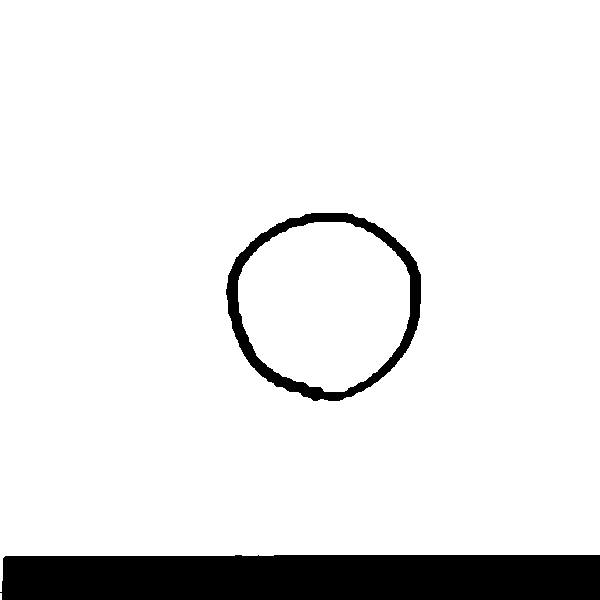
#> input picture proj/thresh1.png, 600 x 600 px; the run also reads 4 pictures not shown here
$ python detectx.py
#> lines starting #> are read from the running program, lines starting #| are printed output that depends on the picture; after the words box and inside, x2 and y2 are one past the last pixel; in counts of white or black regions, pixels touching at a corner belong together; long printed decimals are rounded
import cv2
import numpy as np
import math

grid = [
    [0, 0, 0],
    [0, 0, 0],
    [0, 0, 0]]


def detectx():
    global grid
    #*********** cell one ***********
    img1 = cv2.imread("thresh1.png")
#> img1 is the input picture: shape (600, 600, 3); 91% white; 2 black regions, box (x1, y1, x2, y2) and area: (0, 555, 600, 600) 26620, (226, 213, 421, 401) 5646
    img1 = cv2.resize(img1, (600, 600))
    # Taking a matrix of size 5 as the kernel #geeksforgeeks
    kernel = np.ones((1, 1), np.uint8)
    img_dilation = cv2.dilate(img1, kernel, iterations=1)

    gray = cv2.cvtColor(img_dilation, cv2.COLOR_BGR2GRAY)
    edges = cv2.Canny(gray, 75, 150)
#> edges: shape (600, 600); 0.51% white in thin lines or dots, all inside (x1, y1, x2, y2) = (0, 212, 600, 600)
    lines = cv2.HoughLinesP(edges, 1, np.pi / 180, 100, minLineLength=100, maxLineGap=100)
#> lines = [[236, 554, 599, 554], [6, 555, 274, 555]]
    slopes = []
    findx = False
    print("cell 1")
    for line in lines:
        x1, y1, x2, y2 = line[0]
        cv2.line(img1, (x1, y1), (x2, y2), (0, 0, 128), 1)
        if (x2 - x1) > 0:
            slope = (y2 - y1) / (x2 - x1)
            slopes.append(slope)
#> this loop made 2 passes
#> (x1, y1, x2, y2, slope) on passes 1 to 2: (236, 554, 599, 554, 0), (6, 555, 274, 555, 0)
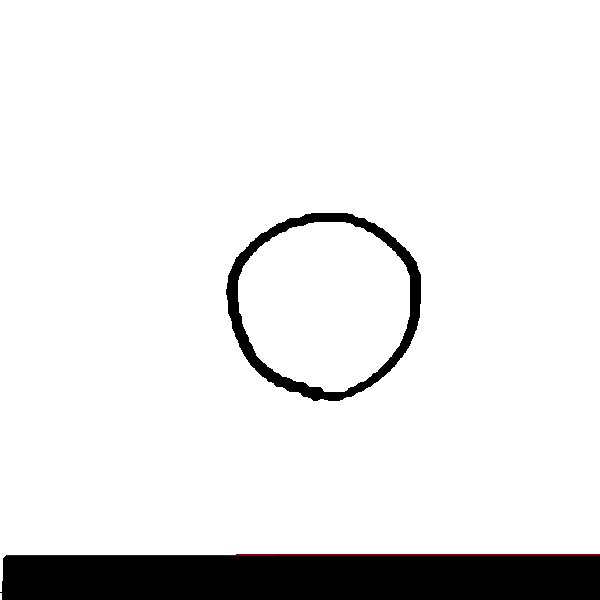
#> img1: shape (600, 600, 3); 0.18% of pixels changed, all inside (x1, y1, x2, y2) = (6, 554, 600, 556)
#> after the loop, slopes = [0, 0]
        # print(x1, y1, x2, y2)
    for s in slopes:
        if findx == True:
            break
        for j in slopes:
            angle = math.atan((s - j) / (1 + (s * j)))
            angle = math.degrees(angle)
            angle = abs(angle)  # if angle >60 or <120 there is an x
            print(angle)
            if angle >= 60 and angle <= 120:
                findx = True
                break
#> this loop made 2 passes
#> s on pass 2: 0
#| 0.0
#| 0.0
#| 0.0
#| 0.0
    if findx == True:
        if grid[0][0] == 0:
            grid[0][0] = 'x'
            print(grid)
    cv2.imshow("linesDetected1", img1)
    #************ cell two ***********
    img2 = cv2.imread("thresh2.png")
    img2 = cv2.resize(img2, (600, 600))
    # Taking a matrix of size 5 as the kernel #geeksforgeeks
    kernel = np.ones((1, 1), np.uint8)
    img_dilation = cv2.dilate(img2, kernel, iterations=1)

    gray = cv2.cvtColor(img_dilation, cv2.COLOR_BGR2GRAY)
#> gray: shape (600, 600); 93.4% white; 1 black region, box (x1, y1, x2, y2) and area: (0, 560, 600, 600) 23617
    edges = cv2.Canny(gray, 75, 150)
#> edges: shape (600, 600); 0.17% white in thin lines or dots, all inside (x1, y1, x2, y2) = (0, 559, 600, 564)
    lines = cv2.HoughLinesP(edges, 1, np.pi / 180, 100, minLineLength=100, maxLineGap=100)
#> lines = [[137, 559, 599, 559], [69, 560, 412, 560]]
    slopes = []
    findx = False
    print("cell 2")
    for line in lines:
        x1, y1, x2, y2 = line[0]
        cv2.line(img2, (x1, y1), (x2, y2), (0, 0, 128), 1)
        if (x2 - x1) > 0:
            slope = (y2 - y1) / (x2 - x1)
            slopes.append(slope)
#> this loop made 2 passes
#> (x1, y1, x2, y2, slope) on passes 1 to 2: (137, 559, 599, 559, 0), (69, 560, 412, 560, 0)
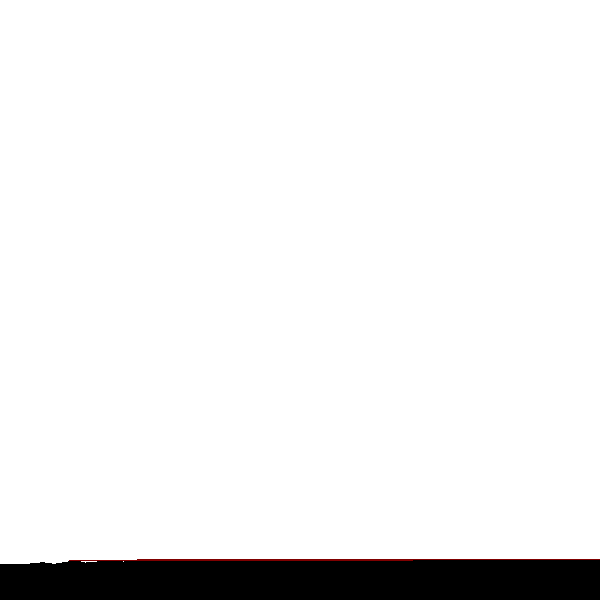
#> img2: shape (600, 600, 3); mean B, G, R 237.8, 237.8, 238.1
        # print(x1, y1, x2, y2)
    for s in slopes:
        if findx == True:
            break
        for j in slopes:
            angle = math.atan((s - j) / (1 + (s * j)))
            angle = math.degrees(angle)
            angle = abs(angle)  # if angle >60 or <120 there is an x
            print(angle)
            if angle >= 60 and angle <= 120:
                findx = True
                break
    if findx == True:
        if grid[0][1] == 0:
            grid[0][1] = 'x'
            print(grid)
    cv2.imshow("linesDetected2", img2)
    #************ cell three **********
    img3 = cv2.imread("thresh3.png")
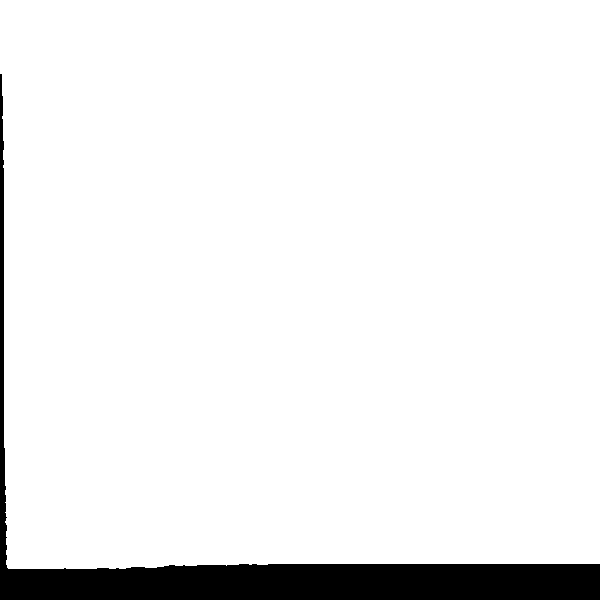
#> input picture proj/thresh3.png, 600 x 600 px
#> img3 is the input picture: shape (600, 600, 3); 93.7% white; 1 black region, box (x1, y1, x2, y2) and area: (0, 74, 600, 600) 22834
    img3 = cv2.resize(img3, (600, 600))
    # Taking a matrix of size 5 as the kernel #geeksforgeeks
    kernel = np.ones((1, 1), np.uint8)
    img_dilation = cv2.dilate(img1, kernel, iterations=1)

    gray = cv2.cvtColor(img_dilation, cv2.COLOR_BGR2GRAY)
    edges = cv2.Canny(gray, 75, 150)
    lines = cv2.HoughLinesP(edges, 1, np.pi / 180, 100, minLineLength=100, maxLineGap=100)
#> lines = [[235, 554, 599, 554], [5, 555, 234, 555]]
    slopes = []
    findx = False
    print("cell 3")
    for line in lines:
        x1, y1, x2, y2 = line[0]
        cv2.line(img3, (x1, y1), (x2, y2), (0, 0, 128), 1)
        if (x2 - x1) > 0:
            slope = (y2 - y1) / (x2 - x1)
            slopes.append(slope)
#> this loop made 2 passes
#> (x1, y1, x2, y2, slope) on passes 1 to 2: (235, 554, 599, 554, 0), (5, 555, 234, 555, 0)
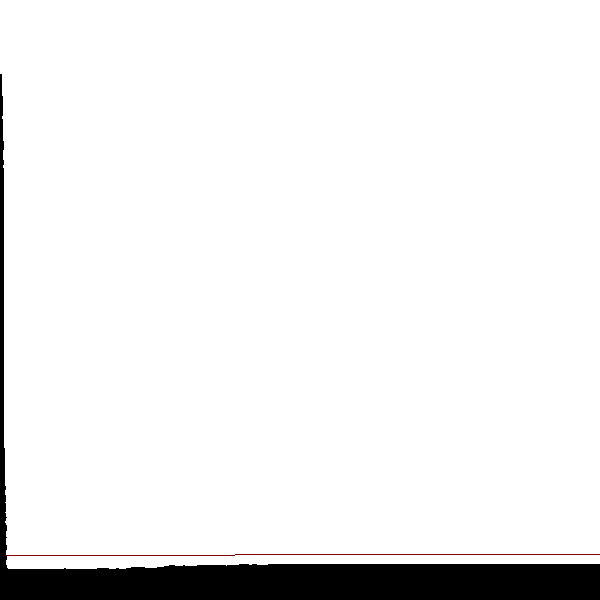
#> img3: shape (600, 600, 3); 0.17% of pixels changed, all inside (x1, y1, x2, y2) = (5, 554, 600, 556)
        # print(x1, y1, x2, y2)
    for s in slopes:
        if findx == True:
            break
        for j in slopes:
            angle = math.atan((s - j) / (1 + (s * j)))
            angle = math.degrees(angle)
            angle = abs(angle)  # if angle >60 or <120 there is an x
            print(angle)
            if angle >= 60 and angle <= 120:
                findx = True
                break
    if findx == True:
        if grid[0][2] == 0:
            grid[0][2] = 'x'
            print(grid)
    cv2.imshow("linesDetected3", img3)
    #************ cell four ***********
    img4 = cv2.imread("thresh4.png")
    img4 = cv2.resize(img4, (600, 600))
    # Taking a matrix of size 5 as the kernel #geeksforgeeks
    kernel = np.ones((1, 1), np.uint8)
    img_dilation = cv2.dilate(img4, kernel, iterations=1)

    gray = cv2.cvtColor(img_dilation, cv2.COLOR_BGR2GRAY)
#> gray: shape (600, 600); 90.9% white; 91 black regions (58 under 20 px), largest, box (x1, y1, x2, y2) and area: (0, 539, 600, 600) 28224, (443, 316, 537, 404) 2326, (514, 417, 537, 434) 230
    edges = cv2.Canny(gray, 75, 150)
#> edges: shape (600, 600); 0.73% white in thin lines or dots, all inside (x1, y1, x2, y2) = (0, 176, 600, 557)
    lines = cv2.HoughLinesP(edges, 1, np.pi / 180, 100, minLineLength=100, maxLineGap=100)
#> lines = [[204, 551, 591, 551]]
    slopes = []
    findx = False
    print("cell 4")
    for line in lines:
        x1, y1, x2, y2 = line[0]
        cv2.line(img4, (x1, y1), (x2, y2), (0, 0, 128), 1)
        if (x2 - x1) > 0:
            slope = (y2 - y1) / (x2 - x1)
            slopes.append(slope)
#> this loop made 1 pass
#> (x1, y1, x2, y2, slope) on pass 1: (204, 551, 591, 551, 0)
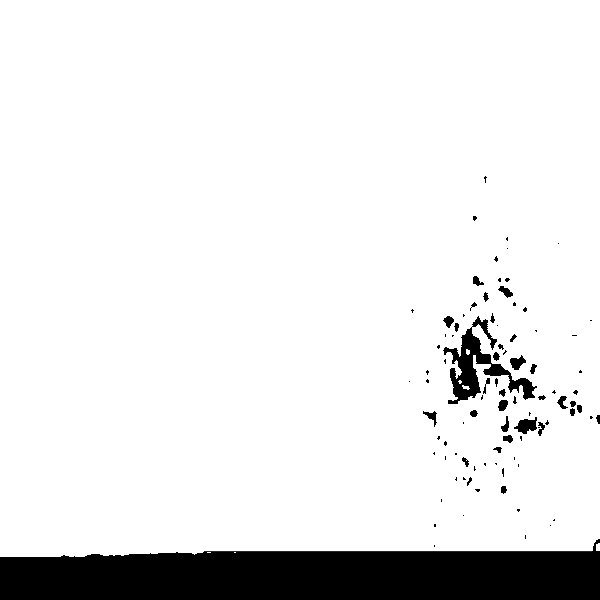
#> img4: shape (600, 600, 3); mean B, G, R 231.7, 231.7, 231.8
#> after the loop, slopes = [0]
        # print(x1, y1, x2, y2)
    for s in slopes:
        if findx == True:
            break
        for j in slopes:
            angle = math.atan((s - j) / (1 + (s * j)))
            angle = math.degrees(angle)
            angle = abs(angle)  # if angle >60 or <120 there is an x
            print(angle)
            if angle >= 60 and angle <= 120:
                findx = True
                break
#> this loop made 1 pass
#| 0.0
    if findx == True:
        if grid[1][0] == 0:
            grid[1][0] = 'x'
            print(grid)
    cv2.imshow("linesDetected4", img4)
    # *********** cell five ***********
    img = cv2.imread("thresh5.png")
    img = cv2.resize(img, (600, 600))
    # Taking a matrix of size 5 as the kernel #geeksforgeeks
    kernel = np.ones((1, 1), np.uint8)
    img_dilation = cv2.dilate(img, kernel, iterations=1)

    gray = cv2.cvtColor(img_dilation, cv2.COLOR_BGR2GRAY)
#> gray: shape (600, 600); 89.1% white; 3 black regions (1 under 20 px), largest, box (x1, y1, x2, y2) and area: (47, 0, 464, 437) 34843, (0, 592, 600, 600) 4266
    edges = cv2.Canny(gray, 75, 150)
#> edges: shape (600, 600); 0.83% white in thin lines or dots
    lines = cv2.HoughLinesP(edges, 1, np.pi / 180, 100, minLineLength=100, maxLineGap=100)
#> lines = [[2, 592, 599, 592], [107, 355, 427, 0], [109, 414, 381, 89], [103, 360, 406, 24], [53, 32, 398, 353], [139, 63, 257, 181], [86, 433, 429, 39], [107, 83, 391, 348], [124, 52, 458, 364]]
    slopes = []
    findx = False
    print("cell 5")
    for line in lines:
        x1, y1, x2, y2 = line[0]
        cv2.line(img, (x1, y1), (x2, y2), (0, 0, 128), 1)
        if (x2 - x1) > 0:
            slope = (y2 - y1) / (x2 - x1)
            slopes.append(slope)
#> this loop made 9 passes
#> (x1, y1, x2, y2, slope) on passes 1 to 9: (2, 592, 599, 592, 0), (107, 355, 427, 0, -1.11), (109, 414, 381, 89, -1.19), (103, 360, 406, 24, -1.11), (53, 32, 398, 353, 0.93), (139, 63, 257, 181, 1), (86, 433, 429, 39, -1.15), (107, 83, 391, 348, 0.933), (124, 52, 458, 364, 0.934)
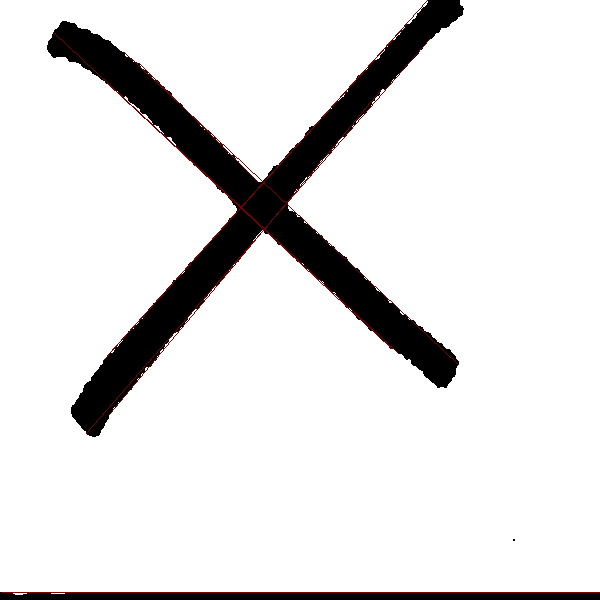
#> img: shape (600, 600, 3); mean B, G, R 226.2, 226.2, 227.2
#> after the loop, slopes = [0, -1.11, -1.19, -1.11, 0.93, 1, -1.15, 0.933, 0.934]
        # print(x1, y1, x2, y2)
    for s in slopes:
        if findx == True:
            break
        for j in slopes:
            angle = math.atan((s - j) / (1 + (s * j)))
            angle = math.degrees(angle)
            angle = abs(angle)  # if angle >60 or <120 there is an x
            print(angle)
            if angle >= 60 and angle <= 120:
                findx = True
                break
#> this loop made 3 passes
#> s on passes 2 to 3: -1.11, -1.19
#| 0.0
#| 47.968
#| 50.073
#| 47.956
#| 42.936
#| 45.0
#| 48.959
#| 43.018
#| 43.050
#| 47.968
#> (further printed lines are left out)
    if findx == True:
        if grid[1][1] == 0:
            grid[1][1] = 'x'
            print(grid)

    # cv2.imshow("linesEdges", edges)
    # print(len(lines))
    cv2.imshow("linesDetected5", img)
    #********** cell six **************
    img6 = cv2.imread("thresh6.png")
    img6 = cv2.resize(img6, (600, 600))
    # Taking a matrix of size 5 as the kernel #geeksforgeeks
    kernel = np.ones((1, 1), np.uint8)
    img_dilation = cv2.dilate(img6, kernel, iterations=1)

    gray = cv2.cvtColor(img_dilation, cv2.COLOR_BGR2GRAY)
#> gray: shape (600, 600); 94.1% white; 3 black regions (1 under 20 px), largest, box (x1, y1, x2, y2) and area: (0, 578, 600, 600) 12838, (163, 76, 434, 357) 8550
    edges = cv2.Canny(gray, 75, 150)
#> edges: shape (600, 600); 0.69% white in thin lines or dots, all inside (x1, y1, x2, y2) = (0, 75, 600, 579)
    lines = cv2.HoughLinesP(edges, 1, np.pi / 180, 100, minLineLength=100, maxLineGap=100)
#> lines = [[133, 578, 599, 578], [0, 577, 316, 577]]
    slopes = []
    findx = False
    print("cell 6")
    for line in lines:
        x1, y1, x2, y2 = line[0]
        cv2.line(img6, (x1, y1), (x2, y2), (0, 0, 128), 1)
        if (x2 - x1) > 0:
            slope = (y2 - y1) / (x2 - x1)
            slopes.append(slope)
#> this loop made 2 passes
#> (x1, y1, x2, y2, slope) on passes 1 to 2: (133, 578, 599, 578, 0), (0, 577, 316, 577, 0)
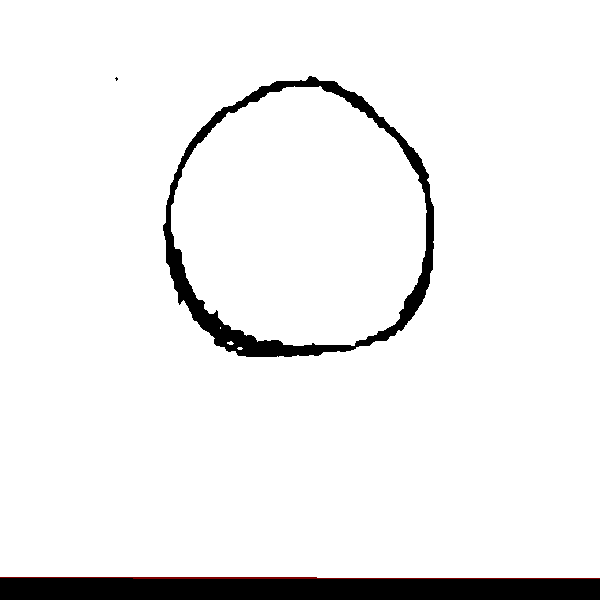
#> img6: shape (600, 600, 3); mean B, G, R 239.4, 239.4, 239.6
#> after the loop, slopes = [0, 0]
        # print(x1, y1, x2, y2)
    for s in slopes:
        if findx == True:
            break
        for j in slopes:
            angle = math.atan((s - j) / (1 + (s * j)))
            angle = math.degrees(angle)
            angle = abs(angle)  # if angle >60 or <120 there is an x
            print(angle)
            if angle >= 60 and angle <= 120:
                findx = True
                break
    if findx == True:
        if grid[1][2] == 0:
            grid[1][2] = 'x'
            print(grid)
    cv2.imshow("linesDetected6", img6)
    #************ cell seven *********
    img7 = cv2.imread("thresh7.png")
#> (the run stopped early here; a loop or call above may not have finished)
